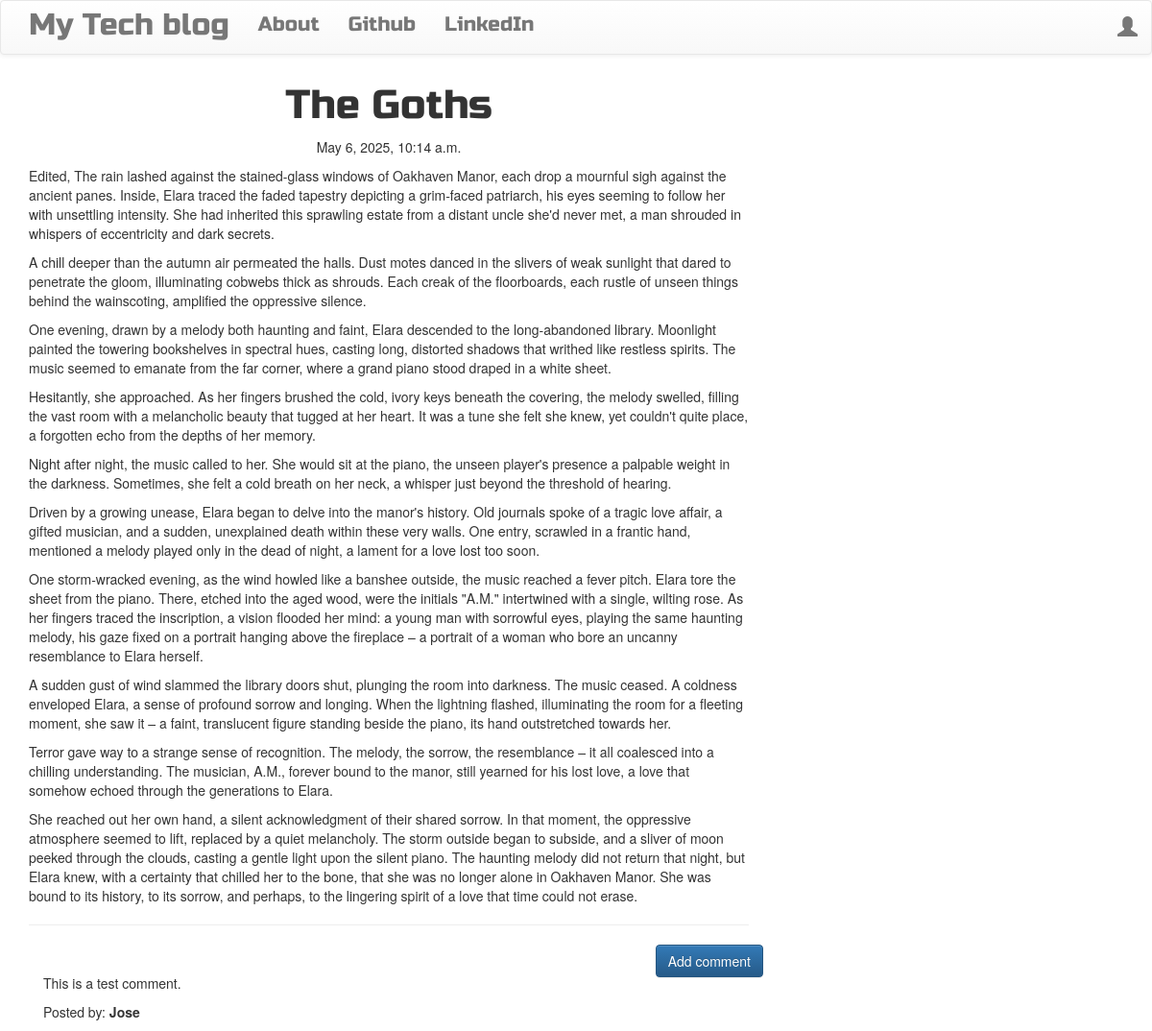
/post/5/, run on the app's committed database.
### blog/models.py (models this page shows, shortened)
class Post(models.Model):
    author = models.ForeignKey('auth.User',on_delete=models.CASCADE)
    title = models.CharField(max_length=256)
    text = models.TextField()
    create_date = models.DateTimeField(default=timezone.now)
    published_date = models.DateTimeField(blank=True,null=True)

class Comment(models.Model):
    post = models.ForeignKey('blog.Post',related_name='comments',on_delete=models.CASCADE)
    author = models.CharField(max_length=128)
    text = models.TextField()
    create_date = models.DateTimeField(default=timezone.now)
    approved_comment = models.BooleanField(default=False)

### blog/views.py (the view)
# urls.py: path('post/<int:pk>/', views.PostDetailView.as_view(), name='post_detail'),
class PostDetailView(DetailView):
    model = Post

### blog/templates/blog/post_detail.html (shortened to what this page needs)
{% extends 'blog/base.html' %}
{% block content %}
        <h2 class='posttitle loader'>{{ post.title }}</h2>
        {% if post.published_date %}
            <div class="date postdate">
                {{ post.published_date }}
            </div>
        {% else %}
            <a class="btn btn-default" href="{% url 'post_publish' pk=post.pk %}">Publish</a>
        {% endif %}
      <p class='postcontent' >{{ post.text|safe|linebreaksbr }}</p>
  <hr>
  <a class="btn btn-primary btn-comment" href="{% url 'add_comment_to_post' pk=post.pk %}">Add comment</a>
  <div class="container">
  {% for comment in post.comments.all %}
  <br>
      {% if user.is_authenticated or comment.approved_comment %}
          <p>{{ comment.text|safe|linebreaks }}</p>
          <p>Posted by: <strong>{{ comment.author }}</strong></p>
      {% endif %}
  {% empty %}
      <p>No comments posted.</p>
  {% endfor %}
</div>
{% endblock %}

### blog/static/css/blog.css (style rules this page uses)
.postdate { text-align: center; }
.posttitle { font-family: 'Russo One', sans-serif; font-size: 3em; text-align: center; }
.postcontent { font-family: 'Montserrat'; font-size: 1.5em; }
.btn-comment { position: absolute; right: 0px; }
.loader { filter:hue-rotate(0deg); color: linear-gradient(45deg,#0f8,#08f); animation:hue 5000ms infinite linear; }

### data on the page
Post: title "The Goths", published_date "May 6, 2025, 10:14 a.m.", text "Edited, The rain lashed against the stained-glass windows of Oakhaven Manor, each drop a mournful sigh against the ancient panes. Inside, Elara traced the faded tapestry depicting a grim-faced patriarch, his eyes seeming to follow her with unsettling intensity. She had inherited this sprawling estate from a distant uncle she'd never met, a man shrouded in whispers of eccentricity and dark secrets. A chill deeper than the autumn air permeated the halls. Dust motes danced in the slivers of weak sunlight that dared to penetrate the gloom, illuminating cobwebs thick as shrouds. Each creak of the floorboards, each rustle of unseen things behind the wainscoting, amplified the oppressive silence.…"
Comment: text "This is a test comment.", author "Jose"
